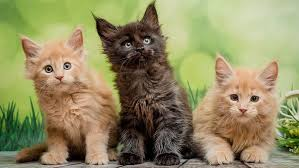
#> input picture AI_based_sol/img1.jpg, 299 x 168 px
$ python -i illumination.py   (imports and definitions only)
#> lines starting #> are read from the running program, lines starting #| are printed output that depends on the picture; after the words box and inside, x2 and y2 are one past the last pixel; in counts of white or black regions, pixels touching at a corner belong together
from __future__ import annotations

from dataclasses import dataclass

import cv2
import numpy as np


@dataclass
class IlluminationResult:
    gray: np.ndarray
    background: np.ndarray
    normalized: np.ndarray
    contrast: np.ndarray
    otsu_mask: np.ndarray
    adaptive_mask: np.ndarray
    foreground_mask: np.ndarray
    otsu_threshold: float


def estimate_background(gray: np.ndarray) -> np.ndarray:
    """
    Estimate smooth background illumination using downscaled morphological closing
    followed by Gaussian smoothing. Compensates for vignetting, shadows, and uneven lighting
    even in densely packed regions.
    """
    h, w = gray.shape
    max_dim = max(h, w)
    scale = min(1.0, 800.0 / max_dim)
    small_w = max(1, int(round(w * scale)))
    small_h = max(1, int(round(h * scale)))
    small = cv2.resize(gray, (small_w, small_h), interpolation=cv2.INTER_AREA)

    # Closing kernel must exceed individual object stroke/head thickness.
    # Pad with BORDER_REPLICATE so strong lens vignetting at image corners is tracked smoothly.
    ksize = max(25, int(min(small_h, small_w) * 0.085) | 1)
    pad = ksize // 2 + 1
    small_pad = cv2.copyMakeBorder(small, pad, pad, pad, pad, cv2.BORDER_REPLICATE)
    kernel = cv2.getStructuringElement(cv2.MORPH_ELLIPSE, (ksize, ksize))
    bg_pad = cv2.morphologyEx(small_pad, cv2.MORPH_CLOSE, kernel)
    blur_k = max(15, (ksize // 2) | 1)
    bg_pad = cv2.GaussianBlur(bg_pad, (blur_k, blur_k), 0)
    bg_small = bg_pad[pad : pad + small_h, pad : pad + small_w]
    return cv2.resize(bg_small, (w, h), interpolation=cv2.INTER_LINEAR)


def normalize_illumination_and_segment(img_bgr: np.ndarray) -> IlluminationResult:
    """
    Stage 1: Illumination normalization + accurate foreground mask generation.
    Combines multiplicative background division (vignetting compensation),
    Otsu + gated adaptive thresholding, and scale-aware morphological cleanup.
    """
    gray = cv2.cvtColor(img_bgr, cv2.COLOR_BGR2GRAY)
    h, w = gray.shape

    # 1. Background estimation
    background = estimate_background(gray)

    # 2. Illumination compensation via background division (cancels multiplicative vignetting)
    bg_f = np.maximum(background.astype(np.float32), 1.0)
    norm_f = (gray.astype(np.float32) / bg_f) * 255.0
    normalized = np.clip(norm_f, 0, 255).astype(np.uint8)

    # Dark objects on bright background -> invert normalized intensity to get contrast map
    contrast = cv2.subtract(255, normalized)

    # Denoise slightly to suppress sensor grain (e.g. noisy images) while preserving edges
    blur_k = 5 if max(h, w) >= 1200 else 3
    contrast_blur = cv2.GaussianBlur(contrast, (blur_k, blur_k), 0)
    norm_blur = cv2.GaussianBlur(normalized, (blur_k, blur_k), 0)

    # 3a. Global Otsu on illumination-compensated contrast (with safe noise floor)
    otsu_raw, _ = cv2.threshold(contrast_blur, 0, 255, cv2.THRESH_BINARY + cv2.THRESH_OTSU)
    otsu_val = max(float(otsu_raw), 26.0)
    _, otsu_mask = cv2.threshold(contrast_blur, otsu_val, 255, cv2.THRESH_BINARY)

    # 3b. Adaptive Gaussian thresholding gated by contrast floor to suppress flat-background noise
    block_size = max(31, int(min(h, w) * 0.045) | 1)
    block_size = min(block_size, 151)
    c_offset = max(12.0, 0.35 * otsu_val)
    adaptive_raw = cv2.adaptiveThreshold(
        norm_blur,
        255,
        cv2.ADAPTIVE_THRESH_GAUSSIAN_C,
        cv2.THRESH_BINARY_INV,
        block_size,
        c_offset,
    )
    contrast_gate = (contrast_blur >= max(22.0, 0.65 * otsu_val)).astype(np.uint8) * 255
    adaptive_mask = cv2.bitwise_and(adaptive_raw, contrast_gate)

    # Combine Otsu and gated adaptive masks
    combined = cv2.bitwise_or(otsu_mask, adaptive_mask)

    # 4. Morphological noise removal & gap closing (gentle to preserve nut holes)
    k3 = cv2.getStructuringElement(cv2.MORPH_ELLIPSE, (3, 3))
    cleaned = cv2.morphologyEx(combined, cv2.MORPH_OPEN, k3, iterations=1)
    cleaned = cv2.morphologyEx(cleaned, cv2.MORPH_CLOSE, k3, iterations=1)

    # Remove tiny isolated dust specks and extreme corner-vignetting slivers touching 2 image borders
    min_speck_area = max(25, int(h * w * 0.000012))
    num_labels, labels, stats, _ = cv2.connectedComponentsWithStats(cleaned, connectivity=8)
    fg_mask = np.zeros_like(cleaned)
    for lbl in range(1, num_labels):
        area = int(stats[lbl, cv2.CC_STAT_AREA])
        if area < min_speck_area:
            continue
        x = int(stats[lbl, cv2.CC_STAT_LEFT])
        y = int(stats[lbl, cv2.CC_STAT_TOP])
        bw = int(stats[lbl, cv2.CC_STAT_WIDTH])
        bh = int(stats[lbl, cv2.CC_STAT_HEIGHT])
        touches_x = (x == 0) or (x + bw >= w)
        touches_y = (y == 0) or (y + bh >= h)
        if touches_x and touches_y:
            # Corner-hugging lens vignetting artifact
            continue
        fg_mask[labels == lbl] = 255

    return IlluminationResult(
        gray=gray,
        background=background,
        normalized=normalized,
        contrast=contrast,
        otsu_mask=otsu_mask,
        adaptive_mask=adaptive_mask,
        foreground_mask=fg_mask,
        otsu_threshold=otsu_val,
    )

>>> import cv2
>>> picture = cv2.imread('../../AI_based_sol/img1.jpg')
#> picture is the input picture: shape (168, 299, 3); mean B, G, R 99, 140.8, 146.7
>>> result = normalize_illumination_and_segment(picture)
#> in estimate_background, `bg_small = bg_pad[pad : pad + small_h, pad : pad + small_w]`:
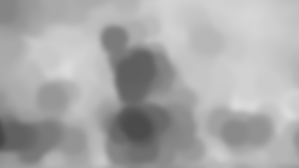
#> bg_small: shape (168, 299); min 70, max 219, mean 168.9
#> in normalize_illumination_and_segment, `norm_f = (gray.astype(np.float32) / bg_f) * 255.0`:
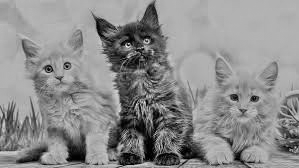
#> norm_f: shape (168, 299) float32; min 0, max 363.5, mean 200.8; drawn with min black and max white
#> in normalize_illumination_and_segment, `contrast_blur = cv2.GaussianBlur(contrast, (blur_k, blur_k), 0)`:
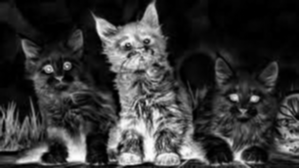
#> contrast_blur: shape (168, 299); min 0, max 253, mean 55
#> in normalize_illumination_and_segment, `norm_blur = cv2.GaussianBlur(normalized, (blur_k, blur_k), 0)`:
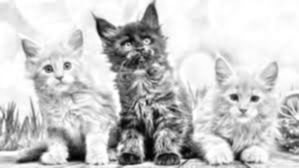
#> norm_blur: shape (168, 299); min 2, max 255, mean 200
#> in normalize_illumination_and_segment, `otsu_raw, _ = cv2.threshold(contrast_blur, 0, 255, cv2.THRESH_BINARY +..`: otsu_raw = 84
#> in normalize_illumination_and_segment, `_, otsu_mask = cv2.threshold(contrast_blur, otsu_val, 255, cv2.THRESH_..`:
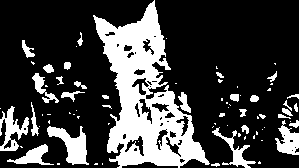
#> otsu_mask: shape (168, 299); 25.2% white; 77 white regions (45 under 20 px), largest, box (x1, y1, x2, y2) and area: (93, 0, 210, 168) 8352, (47, 126, 89, 165) 766, (0, 106, 29, 151) 578
#> in normalize_illumination_and_segment, `c_offset = max(12.0, 0.35 * otsu_val)`: c_offset = 29.4
#> in normalize_illumination_and_segment, `adaptive_raw = cv2.adaptiveThreshold( norm_blur, 255, cv2.ADAPTIVE_THR..`: adaptive_raw: shape (168, 299); 12.9% white; 192 white regions (124 under 20 px), largest, box (x1, y1, x2, y2) and area: (92, 13, 127, 62) 410, (59, 130, 89, 165) 383, (135, 119, 157, 162) 346
#> in normalize_illumination_and_segment, `contrast_gate = (contrast_blur >= max(22.0, 0.65 * otsu_val)).astype(n..`: contrast_gate: shape (168, 299); 37.2% white; 45 white regions (25 under 20 px), largest, box (x1, y1, x2, y2) and area: (92, 0, 270, 168) 11835, (0, 70, 93, 168) 3369, (270, 94, 299, 162) 1046
#> in normalize_illumination_and_segment, `combined = cv2.bitwise_or(otsu_mask, adaptive_mask)`: combined: shape (168, 299); 25.9% white; 91 white regions (56 under 20 px), largest, box (x1, y1, x2, y2) and area: (92, 0, 210, 168) 8362, (47, 125, 89, 165) 767, (0, 102, 29, 151) 587
#> in normalize_illumination_and_segment, `cleaned = cv2.morphologyEx(combined, cv2.MORPH_OPEN, k3, iterations=1)`: cleaned: shape (168, 299); 24.6% white; 66 white regions (34 under 20 px), largest, box (x1, y1, x2, y2) and area: (93, 1, 210, 168) 8193, (47, 126, 88, 165) 748, (0, 105, 29, 151) 539
#> in normalize_illumination_and_segment, `cleaned = cv2.morphologyEx(cleaned, cv2.MORPH_CLOSE, k3, iterations=1)`: cleaned: shape (168, 299); 25.1% white; 59 white regions (27 under 20 px), largest, box (x1, y1, x2, y2) and area: (93, 1, 210, 168) 8379, (47, 126, 88, 165) 748, (0, 105, 29, 151) 563
#> in normalize_illumination_and_segment, `num_labels, labels, stats, _ = cv2.connectedComponentsWithStats(cleane..`:
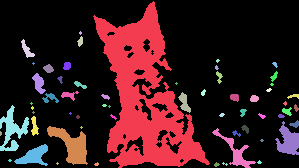
#> labels: shape (168, 299) int32; 60 distinct labels, from 0 to 59; one colour per label, 0 black
#> in normalize_illumination_and_segment, `num_labels, labels, stats, _ = cv2.connectedComponentsWithStats(cleane..`: num_labels = 60; stats = 60 rows, first 6: [0, 0, 299, 168, 37643], [93, 1, 117, 167, 8379], [79, 31, 3, 4, 8], [77, 36, 6, 11, 40], [21, 39, 14, 19, 102], [216, 59, 4, 4, 10]
#> the loop in normalize_illumination_and_segment, `for lbl in range(1, num_labels):` made 59 passes
#> (area, x, y, bw, bh, touches_x, touches_y) on passes 1, 3, 4, 7, 9, 11, 12, 13, 14, 15, 20, 21: (8379, 93, 1, 117, 167, False, True), (40, 77, 36, 6, 11, False, False), (102, 21, 39, 14, 19, False, False), (53, 63, 62, 8, 8, False, False), (65, 43, 64, 11, 9, False, False), (44, 216, 71, 7, 13, False, False), (40, 270, 71, 8, 11, False, False), (156, 32, 73, 14, 21, False, False), (25, 57, 76, 6, 8, False, False), (49, 74, 81, 13, 8, False, False), (80, 61, 91, 18, 10, False, False), (83, 42, 93, 17, 10, False, False)
#> area on passes 18, 32, 39, 42: 22, 24, 23, 21
#> after the loop in normalize_illumination_and_segment, `for lbl in range(1, num_labels):`:
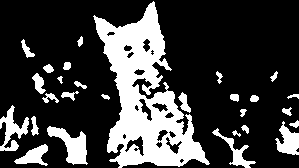
#> fg_mask: shape (168, 299); 24.4% white; 28 white regions, largest, box (x1, y1, x2, y2) and area: (93, 1, 210, 168) 8379, (47, 126, 88, 165) 748, (0, 105, 29, 151) 563
